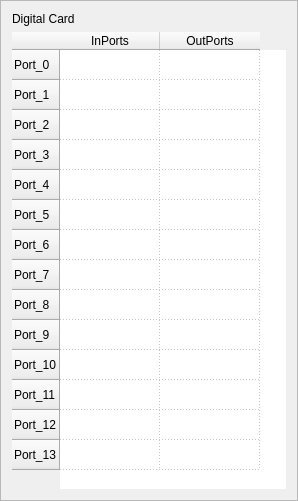
<?xml version="1.0" encoding="UTF-8"?>
<ui version="4.0">
 <class>Frame</class>
 <widget class="QFrame" name="Frame">
  <property name="geometry">
   <rect>
    <x>0</x>
    <y>0</y>
    <width>298</width>
    <height>501</height>
   </rect>
  </property>
  <property name="sizePolicy">
   <sizepolicy hsizetype="Preferred" vsizetype="Preferred">
    <horstretch>0</horstretch>
    <verstretch>0</verstretch>
   </sizepolicy>
  </property>
  <property name="windowTitle">
   <string>Frame</string>
  </property>
  <property name="autoFillBackground">
   <bool>false</bool>
  </property>
  <property name="frameShape">
   <enum>QFrame::StyledPanel</enum>
  </property>
  <property name="frameShadow">
   <enum>QFrame::Plain</enum>
  </property>
  <property name="lineWidth">
   <number>0</number>
  </property>
  <layout class="QVBoxLayout" name="verticalLayout">
   <item>
    <widget class="QLabel" name="table_name">
     <property name="sizePolicy">
      <sizepolicy hsizetype="Fixed" vsizetype="Fixed">
       <horstretch>0</horstretch>
       <verstretch>0</verstretch>
      </sizepolicy>
     </property>
     <property name="text">
      <string>Digital Card</string>
     </property>
     <property name="scaledContents">
      <bool>true</bool>
     </property>
    </widget>
   </item>
   <item>
    <widget class="QTableWidget" name="ports_table">
     <property name="sizePolicy">
      <sizepolicy hsizetype="MinimumExpanding" vsizetype="MinimumExpanding">
       <horstretch>0</horstretch>
       <verstretch>0</verstretch>
      </sizepolicy>
     </property>
     <property name="styleSheet">
      <string notr="true"/>
     </property>
     <property name="frameShape">
      <enum>QFrame::NoFrame</enum>
     </property>
     <property name="frameShadow">
      <enum>QFrame::Plain</enum>
     </property>
     <property name="lineWidth">
      <number>0</number>
     </property>
     <property name="autoScroll">
      <bool>false</bool>
     </property>
     <property name="verticalScrollMode">
      <enum>QAbstractItemView::ScrollPerItem</enum>
     </property>
     <property name="showGrid">
      <bool>true</bool>
     </property>
     <property name="gridStyle">
      <enum>Qt::DotLine</enum>
     </property>
     <property name="wordWrap">
      <bool>true</bool>
     </property>
     <row>
      <property name="text">
       <string>Port_0</string>
      </property>
     </row>
     <row>
      <property name="text">
       <string>Port_1</string>
      </property>
     </row>
     <row>
      <property name="text">
       <string>Port_2</string>
      </property>
     </row>
     <row>
      <property name="text">
       <string>Port_3</string>
      </property>
     </row>
     <row>
      <property name="text">
       <string>Port_4</string>
      </property>
     </row>
     <row>
      <property name="text">
       <string>Port_5</string>
      </property>
     </row>
     <row>
      <property name="text">
       <string>Port_6</string>
      </property>
     </row>
     <row>
      <property name="text">
       <string>Port_7</string>
      </property>
     </row>
     <row>
      <property name="text">
       <string>Port_8</string>
      </property>
     </row>
     <row>
      <property name="text">
       <string>Port_9</string>
      </property>
     </row>
     <row>
      <property name="text">
       <string>Port_10</string>
      </property>
     </row>
     <row>
      <property name="text">
       <string>Port_11</string>
      </property>
     </row>
     <row>
      <property name="text">
       <string>Port_12</string>
      </property>
     </row>
     <row>
      <property name="text">
       <string>Port_13</string>
      </property>
     </row>
     <column>
      <property name="text">
       <string>InPorts</string>
      </property>
     </column>
     <column>
      <property name="text">
       <string>OutPorts</string>
      </property>
     </column>
     <item row="0" column="0">
      <property name="text">
       <string/>
      </property>
     </item>
    </widget>
   </item>
  </layout>
 </widget>
 <resources/>
 <connections>
  <connection>
   <sender>ports_table</sender>
   <signal>cellClicked(int,int)</signal>
   <receiver>Frame</receiver>
   <slot>change_port(int,int)</slot>
   <hints>
    <hint type="sourcelabel">
     <x>148</x>
     <y>260</y>
    </hint>
    <hint type="destinationlabel">
     <x>148</x>
     <y>250</y>
    </hint>
   </hints>
  </connection>
 </connections>
 <slots>
  <slot>change_port(int,int)</slot>
 </slots>
</ui>
